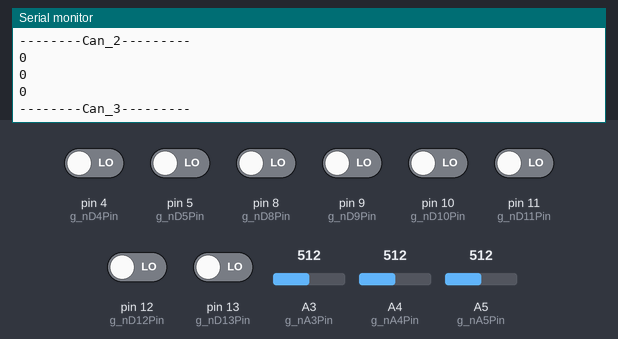
Simulated run of this sketch. Board: Arduino Uno, built with avr-gcc and run on an emulated ATmega328P. Shown: the last lines printed to the serial monitor. The test bench sets the inputs (shaded band); at power-on: pin 4 (g_nD4Pin), pin 5 (g_nD5Pin), pin 8 (g_nD8Pin), pin 9 (g_nD9Pin), pin 10 (g_nD10Pin), pin 11 (g_nD11Pin), pin 12 (g_nD12Pin), pin 13 (g_nD13Pin) LOW, A3 (g_nA3Pin) = 512, A4 (g_nA4Pin) = 512, A5 (g_nA5Pin) = 512.

Above: at 2.4 s.
2.5 s: pin 4 (g_nD4Pin) driven HIGH
4.9 s: pin 10 (g_nD10Pin) driven HIGH
At 5.8 s:
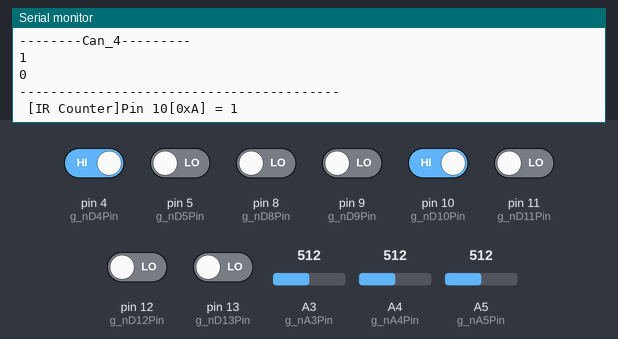
6.6 s: pin 11 (g_nD11Pin) driven HIGH
At 7.02 s:
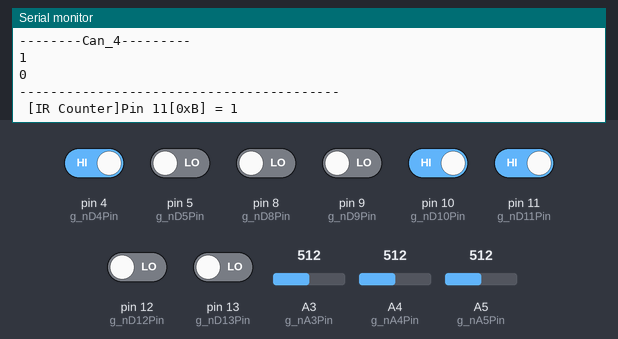
8.3 s: pin 12 (g_nD12Pin) driven HIGH
At 9.49 s:
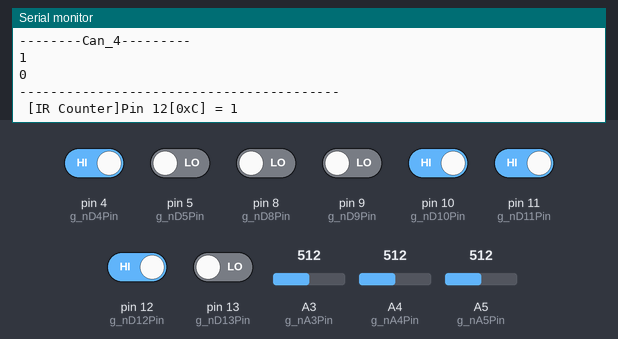
10.7 s: pin 13 (g_nD13Pin) driven HIGH
At 11.96 s:
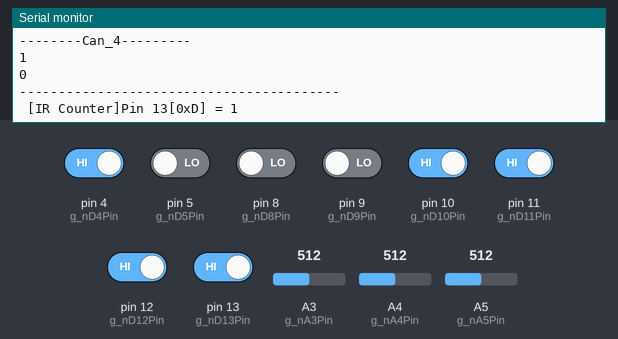
13.3 s: pin 5 (g_nD5Pin) driven HIGH
Timing chart, 0 to 16.0 s (numbered marks = the images above; inputs shaded):
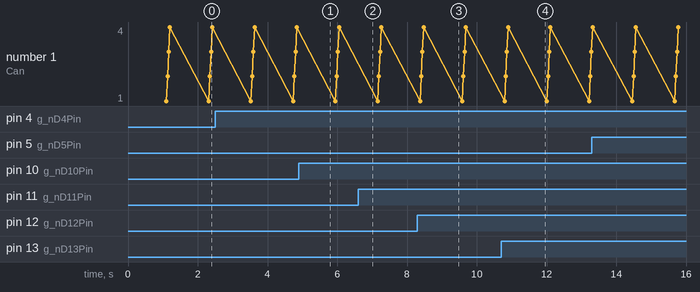

The sketch:

fine_ir.ino
```cpp
#include "IRRecvCounter.h"
//蟲罐
int g_nD4Pin = 4;
int g_nD5Pin = 5;
int g_nD8Pin = 8;
int g_nD9Pin = 9;
int g_nD10Pin = 10;
int g_nD11Pin = 11;
int g_nD12Pin = 12;
int g_nD13Pin = 13;
int g_nA3Pin = A3;
int g_nA4Pin = A4;
int g_nA5Pin = A5;

int timemeow = 100;

CIRRecvCounter g_IRRecvD4(g_nD4Pin, DEF_TYPE_DIGITAL);
CIRRecvCounter g_IRRecvD5(g_nD5Pin, DEF_TYPE_DIGITAL);
CIRRecvCounter g_IRRecvD8(g_nD8Pin, DEF_TYPE_DIGITAL);
CIRRecvCounter g_IRRecvD9(g_nD9Pin, DEF_TYPE_DIGITAL);
CIRRecvCounter g_IRRecvD10(g_nD10Pin, DEF_TYPE_DIGITAL);
CIRRecvCounter g_IRRecvD11(g_nD11Pin, DEF_TYPE_DIGITAL);
CIRRecvCounter g_IRRecvD12(g_nD12Pin, DEF_TYPE_DIGITAL);
CIRRecvCounter g_IRRecvD13(g_nD13Pin, DEF_TYPE_DIGITAL);
CIRRecvCounter g_IRRecvA3(g_nA3Pin, DEF_TYPE_ANALOG);
CIRRecvCounter g_IRRecvA4(g_nA4Pin, DEF_TYPE_ANALOG);
CIRRecvCounter g_IRRecvA5(g_nA5Pin, DEF_TYPE_ANALOG);

void setup() {
 Serial.begin(9600);
}

void loop() {

     //捕蟲罐1
     g_IRRecvD8.IRRecvCount(timemeow);
     long Count1 = g_IRRecvD8. getCount();

     g_IRRecvD9.IRRecvCount(timemeow);
     long Count2 = g_IRRecvD9. getCount();

     g_IRRecvD10.IRRecvCount(timemeow);
     long Count3 = g_IRRecvD10. getCount();

      //捕蟲罐2
     g_IRRecvA3.IRRecvCount(timemeow);
     long Count4 = g_IRRecvA3. getCount();

     g_IRRecvA4.IRRecvCount(timemeow);
     long Count5 = g_IRRecvA4. getCount();

     g_IRRecvA5.IRRecvCount(timemeow);
     long Count6 = g_IRRecvA5. getCount();

      //捕蟲罐3
     g_IRRecvD11.IRRecvCount(timemeow);
     long Count7 = g_IRRecvD11. getCount();

     g_IRRecvD12.IRRecvCount(timemeow);
     long Count8 = g_IRRecvD12. getCount();

     g_IRRecvD13.IRRecvCount(timemeow);
     long Count9 = g_IRRecvD13. getCount();

     //捕蟲罐4
     g_IRRecvD4.IRRecvCount(timemeow);
     long Count10 = g_IRRecvD4. getCount();

     g_IRRecvD5.IRRecvCount(timemeow);
     long Count11 = g_IRRecvD5. getCount();
  //蟲罐
    Serial.println("--------Can_1---------");
    Serial.println(Count1);
    Serial.println(Count2);
    Serial.println(Count3);
    Serial.println("--------Can_2---------");
    Serial.println(Count4);
    Serial.println(Count5);
    Serial.println(Count6);
    Serial.println("--------Can_3---------");
    Serial.println(Count7);
    Serial.println(Count8);
    Serial.println(Count9);
    Serial.println("--------Can_4---------");
    Serial.println(Count10);
    Serial.println(Count11);
    Serial.println("-----------------------------------------");

}
```

Measured:
- after the input at 4.9 s, the serial monitor: prints a new line after 0.25 s (image 1)
- after the input at 6.6 s, the serial monitor: prints a new line after 0.16 s (image 2)
- after the input at 8.3 s, the serial monitor: prints a new line after 0.99 s (image 3)
- after the input at 10.7 s, the serial monitor: prints a new line after 1.1 s (image 4)
